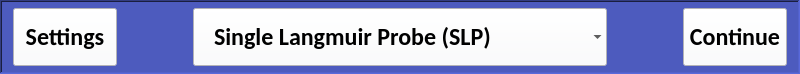
     <widget class="QFrame" name="header">
      <property name="minimumSize">
       <size>
        <width>800</width>
        <height>74</height>
       </size>
      </property>
      <property name="maximumSize">
       <size>
        <width>800</width>
        <height>74</height>
       </size>
      </property>
      <property name="styleSheet">
       <string notr="true">QFrame {
	background-color: #4d5bbe;
}</string>
      </property>
      <property name="frameShape">
       <enum>QFrame::WinPanel</enum>
      </property>
      <property name="frameShadow">
       <enum>QFrame::Sunken</enum>
      </property>
      <layout class="QHBoxLayout" name="horizontalLayout">
       <property name="topMargin">
        <number>0</number>
       </property>
       <property name="bottomMargin">
        <number>0</number>
       </property>
       <item>
        <widget class="QPushButton" name="view_settings_btn">
         <property name="minimumSize">
          <size>
           <width>104</width>
           <height>58</height>
          </size>
         </property>
         <property name="maximumSize">
          <size>
           <width>104</width>
           <height>58</height>
          </size>
         </property>
         <property name="font">
          <font>
           <family>Calibri</family>
           <pointsize>18</pointsize>
           <weight>75</weight>
           <bold>true</bold>
          </font>
         </property>
         <property name="cursor">
          <cursorShape>PointingHandCursor</cursorShape>
         </property>
         <property name="styleSheet">
          <string notr="true">QPushButton {
	background-color: #fafbff;
}</string>
         </property>
         <property name="text">
          <string>Settings</string>
         </property>
        </widget>
       </item>
       <item>
        <spacer name="horizontalSpacer">
         <property name="orientation">
          <enum>Qt::Horizontal</enum>
         </property>
         <property name="sizeType">
          <enum>QSizePolicy::Fixed</enum>
         </property>
         <property name="sizeHint" stdset="0">
          <size>
           <width>70</width>
           <height>20</height>
          </size>
         </property>
        </spacer>
       </item>
       <item>
        <widget class="QComboBox" name="probe_selection_cb">
         <property name="minimumSize">
          <size>
           <width>384</width>
           <height>58</height>
          </size>
         </property>
         <property name="maximumSize">
          <size>
           <width>450</width>
           <height>58</height>
          </size>
         </property>
         <property name="font">
          <font>
           <family>Calibri</family>
           <pointsize>18</pointsize>
           <weight>75</weight>
           <bold>true</bold>
          </font>
         </property>
         <property name="cursor">
          <cursorShape>PointingHandCursor</cursorShape>
         </property>
         <property name="styleSheet">
          <string notr="true">QComboBox {
	background-color: #fafbff;
	padding-left: 20px;
	text-align: left;
}

QComboBox:focus {
    outline: none; 
    border: 1px solid gray;
}

QComboBox QAbstractItemView {
    selection-background-color: white;
    selection-color: black; 
}
</string>
         </property>
         <property name="frame">
          <bool>false</bool>
         </property>
         <item>
          <property name="text">
           <string>Single Langmuir Probe (SLP)</string>
          </property>
         </item>
         <item>
          <property name="text">
           <string>Double Langmuir Probe (DLP)</string>
          </property>
         </item>
         <item>
          <property name="text">
           <string>Triple Langmuir Probe Current (TLP-C)</string>
          </property>
         </item>
         <item>
          <property name="text">
           <string>Triple Langmuir Probe Voltage (TLP-V)</string>
          </property>
         </item>
         <item>
          <property name="text">
           <string>Ion Energy Analyzer (IEA)</string>
          </property>
         </item>
         <item>
          <property name="text">
           <string>Hyperbolic Energy Analyzer (HEA)</string>
          </property>
         </item>
        </widget>
       </item>
       <item>
        <spacer name="horizontalSpacer_2">
         <property name="orientation">
          <enum>Qt::Horizontal</enum>
         </property>
         <property name="sizeType">
          <enum>QSizePolicy::Fixed</enum>
         </property>
         <property name="sizeHint" stdset="0">
          <size>
           <width>70</width>
           <height>20</height>
          </size>
         </property>
        </spacer>
       </item>
       <item>
        <widget class="QPushButton" name="continue_btn">
         <property name="minimumSize">
          <size>
           <width>104</width>
           <height>58</height>
          </size>
         </property>
         <property name="maximumSize">
          <size>
           <width>104</width>
           <height>16777215</height>
          </size>
         </property>
         <property name="font">
          <font>
           <family>Calibri</family>
           <pointsize>18</pointsize>
           <weight>75</weight>
           <bold>true</bold>
          </font>
         </property>
         <property name="cursor">
          <cursorShape>PointingHandCursor</cursorShape>
         </property>
         <property name="styleSheet">
          <string notr="true">QPushButton {
	background-color: #fafbff;
}</string>
         </property>
         <property name="text">
          <string>Continue</string>
         </property>
         <property name="autoDefault">
          <bool>false</bool>
         </property>
         <property name="default">
          <bool>false</bool>
         </property>
         <property name="flat">
          <bool>false</bool>
         </property>
        </widget>
       </item>
      </layout>
     </widget>
